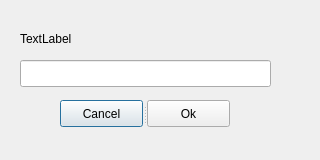
<?xml version="1.0" encoding="UTF-8"?>
<ui version="4.0">
 <class>RenameDialog</class>
 <widget class="QDialog" name="RenameDialog">
  <property name="geometry">
   <rect>
    <x>0</x>
    <y>0</y>
    <width>320</width>
    <height>160</height>
   </rect>
  </property>
  <property name="windowTitle">
   <string>Rename a Program</string>
  </property>
  <widget class="QLineEdit" name="lineEdit">
   <property name="geometry">
    <rect>
     <x>20</x>
     <y>60</y>
     <width>251</width>
     <height>27</height>
    </rect>
   </property>
   <property name="maxLength">
    <number>25</number>
   </property>
  </widget>
  <widget class="QLabel" name="label">
   <property name="geometry">
    <rect>
     <x>20</x>
     <y>30</y>
     <width>261</width>
     <height>17</height>
    </rect>
   </property>
   <property name="text">
    <string>TextLabel</string>
   </property>
  </widget>
  <widget class="QSplitter" name="splitter">
   <property name="geometry">
    <rect>
     <x>60</x>
     <y>100</y>
     <width>170</width>
     <height>27</height>
    </rect>
   </property>
   <property name="orientation">
    <enum>Qt::Horizontal</enum>
   </property>
   <widget class="QPushButton" name="cancelButton">
    <property name="text">
     <string>Cancel</string>
    </property>
   </widget>
   <widget class="QPushButton" name="okButton">
    <property name="text">
     <string>Ok</string>
    </property>
   </widget>
  </widget>
 </widget>
 <resources/>
 <connections/>
</ui>
